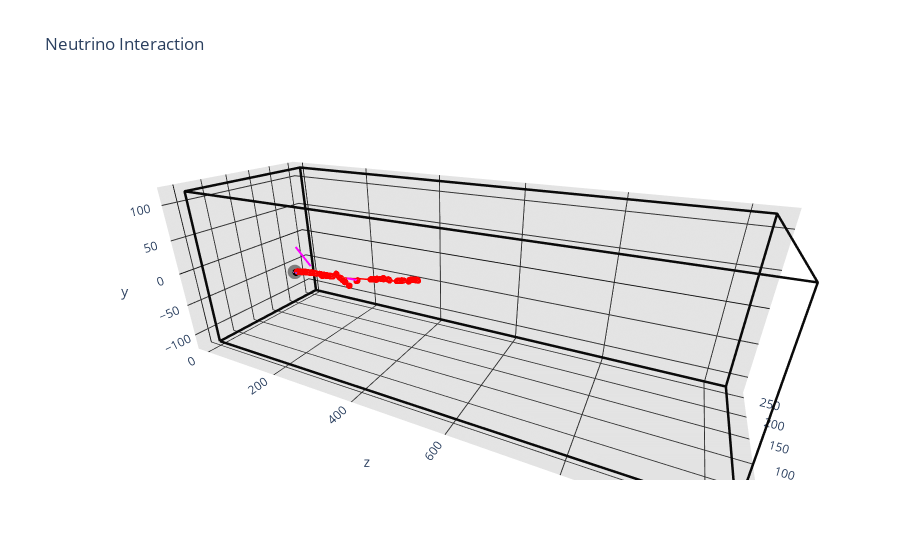

Here is the notebook cell this chart was saved with:
### Code cell
# Find Nu Gen-2 Vertex
nuvtx_v = kpsreco.nuvetoed_v
nvertices = nuvtx_v.size()
print("Num vertices",nvertices)
    
gen2_nuvtx = bestvtx
print("  TYPE: ",gen2_nuvtx.keypoint_type)

# Make track and shower 3d scatter plots
ntracks  = gen2_nuvtx.track_v.size()
nshowers = gen2_nuvtx.shower_v.size()
print("Num tracks=",ntracks)
print("Num showers=",nshowers)

# PLOT TRACK FOR VERTEX    
plotdata = []
for itrack in range(ntracks):
    # track-cluster
    print("Make Plots to Track[%d]"%(itrack))
    lfcluster = gen2_nuvtx.track_hitcluster_v[itrack]
    cluster_trace = lardly.data.visualize_larlite_larflowhits( lfcluster, name="c[%d]"%(itrack) )
    cluster_trace["marker"]["color"] = root_colors[ int(itrack%9)+1 ]
    cluster_trace["marker"]["opacity"] = 0.8
    cluster_trace["marker"]["size"] = 2.0
    plotdata.append(cluster_trace)
    
    # track-line                                                                                                                                                      
    track = gen2_nuvtx.track_v.at(itrack)
    trktrace = lardly.data.visualize_larlite_track( track )
    trktrace["name"] = "T[%d]"%(itrack)
    trktrace["line"]["color"] = "rgb(50,50,50)"
    trktrace["line"]["width"] = 5
    trktrace["line"]["opacity"] = 1.0
    #plotdata.append( trktrace )

    kemu = gen2_nuvtx.track_kemu_v.at(itrack)
    kep  = gen2_nuvtx.track_keproton_v.at(itrack)
    llmu = gen2_nuvtx.track_muid_v.at(itrack)
    llp  = gen2_nuvtx.track_protonid_v.at(itrack)
    llr  = gen2_nuvtx.track_mu_vs_proton_llratio_v.at(itrack)
    print("  TRACK[%d] KE(mu)=%.2f KE(p)=%.2f -log(L)_mu=%.2f -log(L)_p=%.2f LLratio=%.2f"%(itrack,kemu,kep,llmu,llp,llr))

# PLOT SHOWER FOR VERTEX                                                                                                                                              
for ishower in range(gen2_nuvtx.shower_v.size()):
    shower = gen2_nuvtx.shower_v.at(ishower)
    shower_trunk = gen2_nuvtx.shower_trunk_v.at(ishower)
    shower_pca   = gen2_nuvtx.shower_pcaxis_v.at(ishower)

    cluster_trace = lardly.data.visualize_larlite_larflowhits( shower, name="S[%d] N[%d]"%(ishower,shower.size()) )
    trunk_trace   = lardly.data.visualize_larlite_track( shower_trunk )

    rgbcolor = np.random.randint(255,size=3)
    cluster_trace["marker"]["color"] = "rgb(%d,%d,0)"%(rgbcolor[0],rgbcolor[1])
    #cluster_trace["marker"]["opacity"] = 0.8
    cluster_trace["marker"]["size"] = 2.0
    plotdata.append(cluster_trace)

    #trunk_trace["line"]["color"] = "rgb(200,0,200)"
    #trunk_trace["line"]["width"] = 5
    #trunk_trace["line"]["opacity"] = 1.0
    #trunk_trace["name"] = "TRNK[%d]"%(ishower)
    #plotdata.append(trunk_trace)

    #pcatrace = lardly.data.visualize_pcaxis( shower_pca )
    #pcatrace["name"] = "SHR[%d]"%(ishower)
    #pcatrace["line"]["color"] = "rgb(255,0,0)"
    #pcatrace["line"]["width"] = 5
    #pcatrace["line"]["opacity"] = 1.0
    #plotdata.append( pcatrace )

    shower_mom_v = gen2_nuvtx.shower_plane_mom_vv.at(ishower)
    sh_p0 = shower_mom_v[0].E()
    sh_p1 = shower_mom_v[1].E()
    sh_p2 = shower_mom_v[2].E()

    shower_dqdx_v = gen2_nuvtx.shower_plane_dqdx_vv.at(ishower)
    dqdx_p0 = shower_dqdx_v[0]
    dqdx_p1 = shower_dqdx_v[1]
    dqdx_p2 = shower_dqdx_v[2]
    print("  SHOWER[%d] KE=(%.2f,%.2f,%.2f) dq/dx=(%.2f,%.2f,%.2f)"%(ishower,sh_p0,sh_p1,sh_p2,dqdx_p0,dqdx_p1,dqdx_p2))


mctruthdata = lardly.data.visualize_nu_interaction( io, do_sce_correction=True  )

# FORM THE PLOT: SHOWING KEYPOINT OUTPUT

# DATA
data = [] + detdata.getlines(color=(10,10,10)) + plotdata + mctruthdata

# LAYOUT
axis_template = {
    "showbackground": True,
    "backgroundcolor": "rgba(100, 100, 100,0.5)",
    "gridcolor": "rgb(50, 50, 50)",
    "zerolinecolor": "rgb(0, 0, 0)",
}


layout = go.Layout(
    title='Neutrino Interaction',
    autosize=True,
    hovermode='closest',
    showlegend=False,
    scene= {
        "xaxis": axis_template,
        "yaxis": axis_template,
        "zaxis": axis_template,
        "aspectratio": {"x": 1, "y": 1, "z": 3},
        "camera": {"eye": {"x": -2, "y": 1, "z": 1},
                   "up":dict(x=0, y=1, z=0)},
        "annotations": [],
    }
)

fig = go.Figure(data=data, layout=layout)
fig.show()

### Figure 1 — Plotly figure (JSON) as saved in the notebook; plotly's stock layout.template omitted (floating-point values rounded to 4 significant figures; data arrays with more than 128 entries replaced by an {"elided": "..."} marker saying what was removed)
{"data": [{"line": {"color": "rgb(10,10,10)", "width": 5}, "mode": "lines", "name": "", "type": "scatter3d", "x": [0, 256, 256, 0, 0, null, 0, 256, 256, 0, 0, null, 0, 256, 256, 0, 0, null, 0, 256, 256, 0, 0, null], "y": [117, 117, 117, 117, 117, null, -117, -117, -117, -117, -117, null, -117, -117, 117, 117, -117, null, -117, -117, 117, 117, -117, null], "z": [0, 0, 1036, 1036, 0, null, 0, 0, 1036, 1036, 0, null, 0, 0, 0, 0, 0, null, 1036, 1036, 1036, 1036, 1036, null]}, {"marker": {"color": "rgb(0,0,0)", "colorscale": [[0, "#440154"], [0.1111, "#482878"], [0.2222, "#3e4989"], [0.3333, "#31688e"], [0.4444, "#26828e"], [0.5556, "#1f9e89"], [0.6667, "#35b779"], [0.7778, "#6ece58"], [0.8889, "#b5de2b"], [1, "#fde725"]], "opacity": 0.8, "size": 2}, "mode": "markers", "name": "c[0]", "type": "scatter3d", "x": [2.525, 2.196, 2.196, 2.196, 2.196, 2.196, 2.196, 2.855, 2.525, 2.525, 2.855, 2.196, 2.525, 2.196, 2.196, 2.525, 2.196, 2.196, 2.525, 2.196, 2.196, 1.867, 1.867, 1.867, 1.867, 1.867, 2.196, 2.196, 2.196, 2.196, 1.867, 1.867, 2.196, 1.867, 1.867, 2.196, 1.867, 1.867, 1.537, 1.537, 1.208, 1.208, 1.208, 1.208, 1.208, 1.208, 1.537, 1.537, 1.537, 1.208, 1.208, 1.537, 1.537, 1.537, 1.537, 1.867, 1.537, 1.537, 1.537, 1.867, 1.537, 1.867, 1.537, 1.867, 1.867, 1.867, 1.867], "y": [30.5, 30.5, 30.5, 30.5, 30.85, 30.85, 30.85, 30.33, 30.33, 31.02, 30.16, 31.02, 30.85, 30.5, 31.19, 31.02, 30.33, 31.02, 30.85, 30.16, 30.85, 30.5, 30.5, 30.85, 30.85, 31.54, 30.67, 30.67, 31.02, 31.37, 30.67, 31.02, 31.19, 30.5, 30.85, 31.37, 30.33, 31.02, 30.33, 30.67, 30.5, 30.33, 30.5, 30.5, 30.85, 30.85, 30.5, 30.5, 30.85, 30.33, 30.67, 30.33, 30.67, 30.5, 30.5, 31.19, 30.67, 31.02, 31.02, 30.67, 30.5, 30.16, 30.85, 30.5, 30.85, 30.85, 31.19], "z": [265.8, 265.8, 265.8, 265.8, 265.8, 265.8, 265.8, 266.0, 266.0, 266.0, 266.4, 266.0, 266.4, 266.4, 266.4, 266.6, 266.6, 266.6, 267.0, 267.0, 267.0, 267.0, 267.0, 267.0, 267.0, 267.0, 267.2, 267.2, 267.2, 267.2, 267.2, 267.2, 267.5, 267.5, 267.5, 267.9, 267.9, 267.9, 267.9, 267.9, 270.0, 269.6, 269.4, 269.4, 269.4, 269.4, 269.4, 269.4, 269.4, 269.0, 269.0, 269.0, 269.0, 268.8, 268.8, 268.8, 268.5, 268.5, 268.5, 268.5, 268.1, 268.1, 268.1, 268.1, 268.1, 268.1, 268.1]}, {"marker": {"color": "rgb(255,0,0)", "colorscale": [[0, "#440154"], [0.1111, "#482878"], [0.2222, "#3e4989"], [0.3333, "#31688e"], [0.4444, "#26828e"], [0.5556, "#1f9e89"], [0.6667, "#35b779"], [0.7778, "#6ece58"], [0.8889, "#b5de2b"], [1, "#fde725"]], "opacity": 0.8, "size": 2}, "mode": "markers", "name": "c[1]", "type": "scatter3d", "x": {"elided": "1820 float values"}, "y": {"elided": "1820 float values"}, "z": {"elided": "1820 float values"}}, {"line": {"color": "rgb(255,0,0)", "width": 3}, "mode": "lines", "name": "pdg[13]\nid[1]", "type": "scatter3d", "x": [2.763, 2.824, 3.158, 3.406, 3.461, 3.705, 3.744, 3.952, 4.088, 4.165, 4.31, 4.385, 4.526, 4.766, 4.816, 4.843, 4.999, 5.015, 5.054, 5.197, 5.334, 5.401, 5.416, 5.573, 5.706, 5.834, 5.859, 5.864, 5.815, 5.784, 5.759, 5.731, 5.662, 5.653, 5.307, 5.233, 5.073, 5.064, 4.965, 4.971, 4.992, 5.043, 5.056, 5.064, 5.066, 5.077, 5.116, 5.148, 5.162, 5.155, 5.078, 5.049, 5.037, 5.05, 5.054, 5.045, 5.005, 4.964, 4.955, 4.876, 4.89, 4.88, 4.907, 4.972, 5.033, 5.109, 5.092, 5.11, 5.108, 5.098, 5.101, 5.327, 5.441, 5.441, 5.443, 5.446, 5.453, 5.445, 5.442, 5.267, 5.218, 5.192, 5.11, 5.065, 5.091, 5.09, 5.101, 5.121, 5.176, 5.178, 5.476, 5.687, 5.687, 5.675, 5.739, 5.538, 5.365, 5.222, 5.196, 5.171, 5.121, 4.836, 4.834, 4.319, 4.314, 4.306, 4.304, 4.304, 4.304, 4.304], "y": [30.98, 31.04, 31.33, 31.53, 31.57, 31.73, 31.76, 31.9, 31.99, 32.04, 32.16, 32.22, 32.35, 32.59, 32.65, 32.69, 32.88, 32.9, 32.94, 33.1, 33.19, 33.24, 33.25, 33.34, 33.45, 33.56, 33.56, 33.65, 33.68, 33.72, 33.83, 33.87, 33.95, 33.96, 34.3, 34.38, 34.52, 34.53, 34.84, 34.87, 34.99, 35.39, 35.46, 35.54, 35.57, 35.68, 36.09, 36.31, 36.63, 36.83, 37.17, 37.87, 38.28, 38.98, 39.13, 39.43, 40.34, 40.48, 40.52, 41.06, 41.57, 41.76, 42.06, 42.39, 42.69, 43.27, 43.52, 44.03, 44.12, 44.33, 44.38, 44.94, 45.31, 45.32, 45.33, 45.4, 45.5, 45.51, 45.53, 45.56, 45.55, 45.54, 45.56, 45.59, 45.75, 46.51, 46.62, 46.71, 46.93, 46.93, 47.89, 48.97, 48.98, 49.47, 50.2, 51.46, 51.81, 52.02, 52.07, 52.11, 52.15, 52.36, 52.37, 52.41, 52.4, 52.39, 52.38, 52.38, 52.38, 52.38], "z": [264.5, 265.4, 269.7, 272.6, 273.2, 275.7, 276.1, 278.4, 279.9, 280.7, 282.3, 283.3, 285.3, 289.3, 290.3, 290.8, 293.7, 294.0, 294.7, 297.3, 299.6, 300.7, 301.0, 304.1, 307.8, 314.0, 315.0, 324.6, 326.7, 328.5, 332.4, 333.8, 336.1, 336.4, 345.1, 347.2, 351.3, 351.5, 359.2, 359.7, 362.3, 369.8, 370.7, 372.1, 372.6, 374.0, 378.8, 381.2, 384.7, 386.7, 391.1, 400.0, 403.3, 408.8, 410.0, 412.8, 423.6, 425.6, 426.0, 431.5, 435.2, 436.6, 439.1, 442.3, 444.7, 449.4, 451.3, 454.8, 455.4, 456.9, 457.2, 462.0, 466.3, 466.3, 466.4, 467.5, 469.8, 470.4, 471.0, 475.4, 476.5, 477.1, 478.9, 481.2, 484.2, 491.0, 491.9, 492.7, 494.7, 494.8, 500.9, 507.7, 507.8, 510.4, 514.5, 520.4, 523.2, 524.6, 524.9, 525.2, 525.6, 528.8, 528.9, 533.4, 533.4, 533.5, 533.5, 533.5, 533.5, 533.5]}, {"line": {"color": "rgb(153,55,255)", "width": 3}, "mode": "lines", "name": "pdg[2212]\nid[2]", "type": "scatter3d", "x": [2.763, 0.6295, 0.06775, 0.06128, 0.06093, 0.06093], "y": [30.98, 30.61, 30.94, 30.93, 30.93, 30.93], "z": [264.5, 270.6, 273.0, 273.1, 273.1, 273.1]}, {"line": {"color": "rgb(255,128,255)", "width": 3}, "mode": "lines", "name": "pdg[211]\nid[3]", "type": "scatter3d", "x": [2.763, 1.892, -0.7926, -0.85, -1.125], "y": [30.98, 31.17, 31.66, 31.67, 31.72], "z": [264.5, 264.6, 264.8, 264.8, 264.8]}, {"line": {"color": "rgb(153,55,255)", "width": 3}, "mode": "lines", "name": "pdg[2212]\nid[5]", "type": "scatter3d", "x": [11.4, 11.7, 11.73, 11.75, 11.75, 11.75, 11.75], "y": [34.55, 34.76, 34.78, 34.8, 34.8, 34.8, 34.8], "z": [262.1, 262.0, 262.0, 262.0, 262.0, 262.0, 262.0]}, {"line": {"color": "rgb(255,0,0)", "width": 3}, "mode": "lines", "name": "pdg[-13]\nid[18]", "type": "scatter3d", "x": [], "y": [], "z": []}, {"line": {"color": "rgb(255,0,255)", "width": 4}, "mode": "lines", "name": "sprof[-11,34,1]", "type": "scatter3d", "x": [7.944, 19.11], "y": [41.32, 58.94], "z": [300.2, 254.7]}, {"line": {"color": "rgb(255,0,255)", "width": 4}, "mode": "lines", "name": "sprof[11,82,1]", "type": "scatter3d", "x": [4.455, -17.64], "y": [36.83, 47.23], "z": [386.7, 430.4]}, {"marker": {"color": "rgb(125,125,125)", "size": 5}, "mode": "markers", "name": "TrueNuVtx", "type": "scatter3d", "x": [2.763], "y": [30.98], "z": [264.5]}], "layout": {"autosize": true, "hovermode": "closest", "scene": {"aspectratio": {"x": 1, "y": 1, "z": 3}, "camera": {"eye": {"x": -2, "y": 1, "z": 1}, "up": {"x": 0, "y": 1, "z": 0}}, "xaxis": {"backgroundcolor": "rgba(100, 100, 100,0.5)", "gridcolor": "rgb(50, 50, 50)", "showbackground": true, "zerolinecolor": "rgb(0, 0, 0)"}, "yaxis": {"backgroundcolor": "rgba(100, 100, 100,0.5)", "gridcolor": "rgb(50, 50, 50)", "showbackground": true, "zerolinecolor": "rgb(0, 0, 0)"}, "zaxis": {"backgroundcolor": "rgba(100, 100, 100,0.5)", "gridcolor": "rgb(50, 50, 50)", "showbackground": true, "zerolinecolor": "rgb(0, 0, 0)"}}, "showlegend": false, "title": {"text": "Neutrino Interaction"}}}
